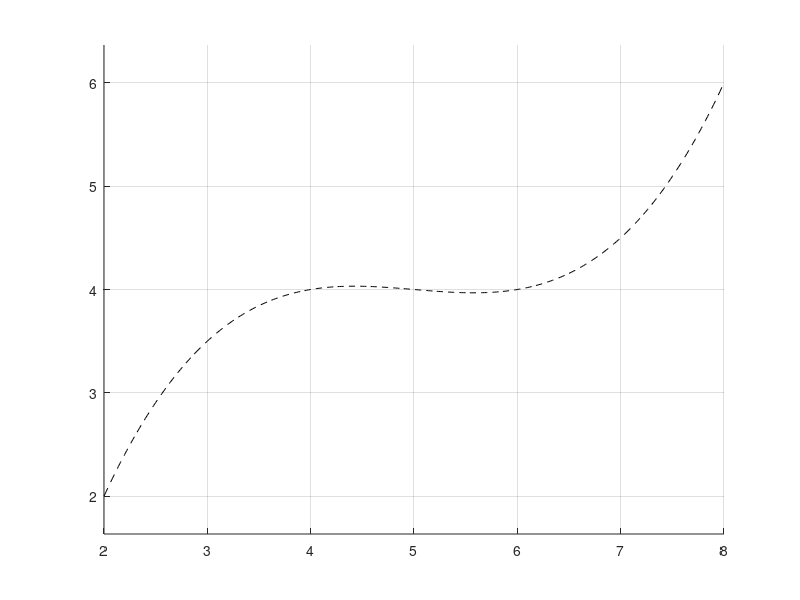

The MATLAB script that drew this image: (Note: this script raises an error after producing the figure.)
close all;
clear all;

waypoints = [[2,2,0,0]; [6,8,0,0]];
R = 2;

[N,~] = size(waypoints)

figure(1);
hold on;
grid on;
axis equal

pos_x = [2 4 6 8];
pos_y = [2 4 4 6];
time = [0 10 20 30];
t = 0:0.1:30;
x_p = spline(time, pos_x, t);
y_p = spline(time, pos_y, t);
plot(x_p, y_p, 'k--');


for i = (2: N)
    [L, c_s, lambda_s, c_e, lambda_e, z1, q1, z2, z3, q3] = ...
           dubinsPath(waypoints(i-1,1:3)',waypoints(i-1,4),waypoints(i,1:3)',waypoints(i,4),R);
    
    [x1, y1] = createCircle(c_s(2),c_s(1),R);
    [x2, y2] = createCircle(c_e(2),c_e(1),R);

    %plot(x1,y1,'--k');
    %plot(x2,y2,'--k');
    %plot(waypoints(i,2),waypoints(i,1),'*b');
    %plot(z1(2),z1(1),'ob');
    %plot(z2(2),z2(1),'or');
    %plot(z3(2),z3(1),'*b');
    plot([z1(2),z2(2)],[z1(1),z2(1)],'k');
    
    if lambda_s == 1
        P0 = [c_s(2);c_s(1)];
        P2 = [waypoints(i-1,2);waypoints(i-1,1)];
        P1 = [z1(2);z1(1)];
    else
        P0 = [c_s(2);c_s(1)];
        P1 = [waypoints(i-1,2);waypoints(i-1,1)];
        P2 = [z1(2);z1(1)];
    end

    v1 = P1-P0;
    v2 = P2-P0;
    v3 = [0 -1;1 0]*v1; % (as you suggested)
    a = linspace(0,mod(atan2(det([v1,v2]),dot(v1,v2)),2*pi));
    % Note the absence of the 'abs' function in 'atan2'
    v = v1*cos(a)+v3*sin(a);
    plot(v(1,:)+P0(1),v(2,:)+P0(2),'k')
    
    if lambda_e == -1
        P0 = [c_e(2);c_e(1)];
        P2 = [waypoints(i,2);waypoints(i,1)];
        P1 = [z2(2);z2(1)];
    else
        P0 = [c_e(2);c_e(1)];
        P1 = [waypoints(i,2);waypoints(i,1)];
        P2 = [z2(2);z2(1)];
    end

    v1 = P1-P0;
    v2 = P2-P0;
    v3 = [0 -1;1 0]*v1; % (as you suggested)
    a = linspace(0,mod(atan2(det([v1,v2]),dot(v1,v2)),2*pi));
    % Note the absence of the 'abs' function in 'atan2'
    v = v1*cos(a)+v3*sin(a);
    plot(v(1,:)+P0(1),v(2,:)+P0(2),'k')
end
legend('UAV path', 'Ground path','Location','NW');
plot(waypoints(1,2),waypoints(1,1),'*k');
plot(waypoints(i,2),waypoints(i,1),'*k');

% c_start = [0;30;0];
% c_end = [2;1;0];
% 
% [L, c_s, lambda_s, c_e, lambda_e, z1, q1, z2, z3, q3] = dubinsPath(c_start,0,c_end,0,1);
% 
% [x1, y1] = createCircle(c_s(2),c_s(1),1);
% [x2, y2] = createCircle(c_e(2),c_e(1),1);
% 
% hold on;
% grid on;
% plot(x1,y1,'--k');
% plot(x2,y2,'--k');
% plot(c_start(2),c_start(1),'*b');
% plot(z1(2),z1(1),'ob');
% plot(z2(2),z2(1),'ob');
% plot(z3(2),z3(1),'*b');
% plot([z1(2),z2(2)],[z1(1),z2(1)]);
% 
% c_start = [2;1;0];
% c_end = [10;10;0];
% 
% [L, c_s, lambda_s, c_e, lambda_e, z1, q1, z2, z3, q3] = dubinsPath(c_start,0,c_end,pi/2,1);
% 
% [x1, y1] = createCircle(c_s(2),c_s(1),1);
% [x2, y2] = createCircle(c_e(2),c_e(1),1);
% 
% plot(x1,y1,'--k');
% plot(x2,y2,'--k');
% plot(c_start(2),c_start(1),'*b');
% plot(z1(2),z1(1),'ob');
% plot(z2(2),z2(1),'ob');
% plot(z3(2),z3(1),'*b');
% plot([z1(2),z2(2)],[z1(1),z2(1)]);
% 
% c_start = [10;10;0];
% c_end = [10;15;0];
% 
% [L, c_s, lambda_s, c_e, lambda_e, z1, q1, z2, z3, q3] = dubinsPath(c_start,pi/2,c_end,0,1);
% 
% [x1, y1] = createCircle(c_s(2),c_s(1),1);
% [x2, y2] = createCircle(c_e(2),c_e(1),1);
% 
% plot(x1,y1,'--k');
% plot(x2,y2,'--k');
% plot(c_start(2),c_start(1),'*b');
% plot(z1(2),z1(1),'ob');
% plot(z2(2),z2(1),'ob');
% plot(z3(2),z3(1),'*b');
% plot([z1(2),z2(2)],[z1(1),z2(1)]);
% 
% c_start = [10;15;0];
% c_end = [15;15;0];
% 
% [L, c_s, lambda_s, c_e, lambda_e, z1, q1, z2, z3, q3] = dubinsPath(c_start,0,c_end,pi,1);
% 
% [x1, y1] = createCircle(c_s(2),c_s(1),1);
% [x2, y2] = createCircle(c_e(2),c_e(1),1);
% 
% plot(x1,y1,'--k');
% plot(x2,y2,'--k');
% plot(c_start(2),c_start(1),'*b');
% plot(z1(2),z1(1),'ob');
% plot(z2(2),z2(1),'ob');
% plot(z3(2),z3(1),'*b');
% plot([z1(2),z2(2)],[z1(1),z2(1)]);